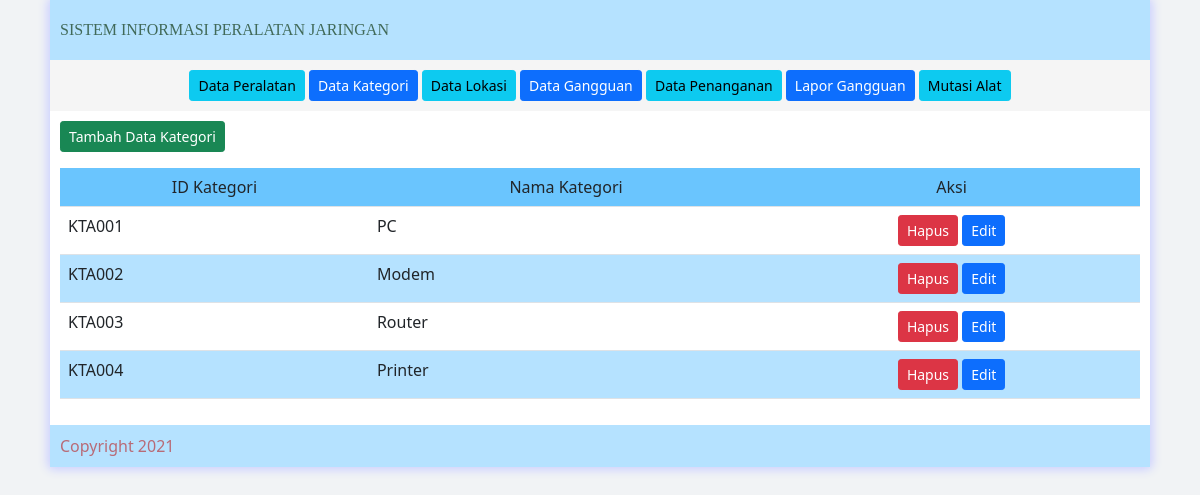
Before: /kategori with the older database file.
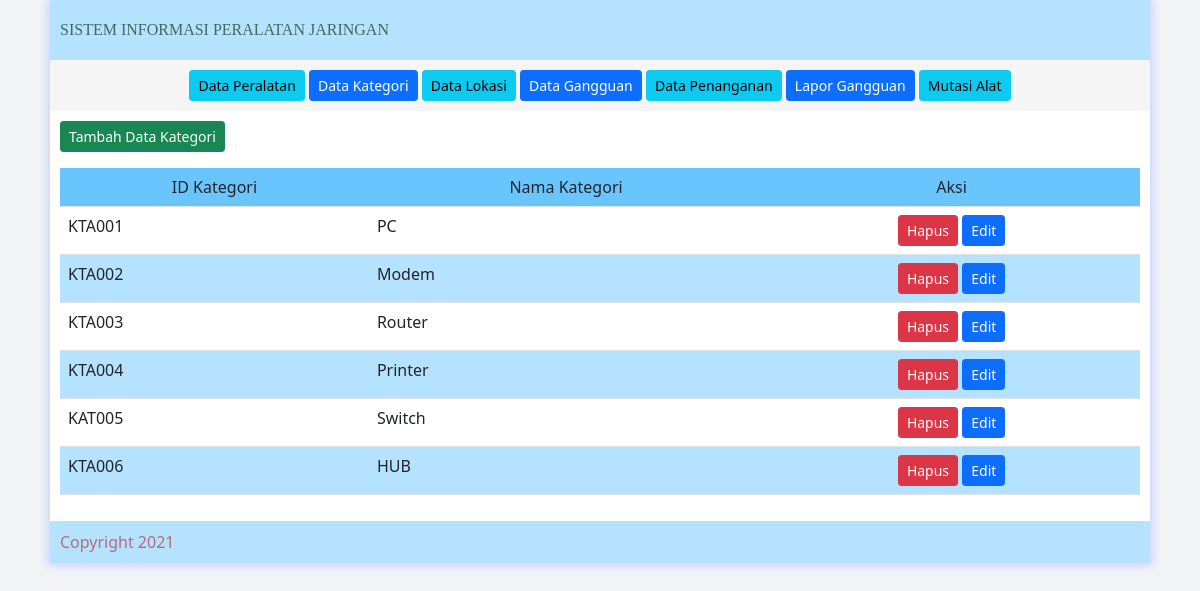
After: the same page with the newer database file.
### tables this page shows
CREATE TABLE `tblkategori` (
  `id_kategori` char(20) NOT NULL,
  `nama_kategori` varchar(50) NOT NULL
);

### view_data/kategori.php (the view)
<?php
	echo"<a class='btn btn-success btn-sm' href='tambahkategori'>Tambah Data Kategori</a><p>";
	include"db_link.php";
	$sql = mysqli_query($dblink,"SELECT * from tblkategori");
		echo"<div class='table-responsive'><table class='table table-hover'>
			<tr bgcolor=#6ac5fe>
				<td align='center'>ID Kategori</td>
				<td align='center'>Nama Kategori</td>
				<td align='center'>Aksi</td>
			</tr>";
		$i =0;
		while ($r=mysqli_fetch_array($sql,MYSQLI_ASSOC)){
  		$i++ ;
			if(($i % 2)==0)
				$bg="#b5e2ff" ;
			else
				$bg= "#fff";
			$xidk = isset($r['id_kategori']) ? $r['id_kategori'] : '';
			$xnk = isset($r['nama_kategori']) ? $r['nama_kategori'] : '';
		echo"<tr bgcolor=$bg>
				<td>$xidk</td>
				<td>$xnk</td>
				<td align='center'>
					<a class='btn btn-danger btn-sm' href='hapuskat-$xidk'>Hapus</a>
					<a class='btn btn-primary btn-sm' href='editkat-$xidk'>Edit</a>
				</td>
			</tr>";
		}
		echo"</table>";
?>

### index.php (shortened to what this page needs)
<html>
	<head>
		<link rel="stylesheet" type="text/css" href="view_data/style/style.css"/>
		<link rel="stylesheet" type="text/css" href="view_data/style/css/bootstrap.css">
		<link rel="stylesheet" type="text/css" href="view_data/style/css/select2.min.css">
	</head>
<body class="bgbody">
<center>
	<table border="0px" cellspacing="0px" cellpadding="10px" width="1100px" class="bordershadow">
		<tr>
			<td class="head_page"><a href="home">Sistem Informasi Peralatan Jaringan</a></td>
		</tr>
		<tr>
			<td align="center" valign="top" bgcolor="#f5f5f5">
					<a class='btn btn-info btn-sm' href='alat-1'>Data Peralatan</a>
					<a class='btn btn-primary btn-sm' href='kategori'>Data Kategori</a>
					<a class='btn btn-info btn-sm' href='lokasi'>Data Lokasi</a>
					<a class='btn btn-primary btn-sm' href='gangguan'>Data Gangguan</a>
					<a class='btn btn-info btn-sm' href='penanganan'>Data Penanganan</a>
					<a class='btn btn-primary btn-sm' href='lapor'>Lapor Gangguan</a>
					<a class='btn btn-info btn-sm' href='mutasi'>Mutasi Alat</a>
			</td>
		</tr>
		<tr>
			<td valign="top" class="content">
				<?php
					$slink=$_REQUEST['xlink'];
					if(isset($slink)){
						include"$slink";
					}else{
						include"view_data/home.php";
					}
				?>
			</td>
		</tr>
		<tr bgcolor="#b5e2ff">
			<td class="bottom_page">Copyright 2021</td>
		</tr>
	</table>
</center>
</body>
</html>

### view_data/style/style.css (style rules this page uses)
.bordershadow { border:solid 0px #6ac5fe; -moz-box-shadow: 0px 0px 10px 3px #ccd1ff; -webkit-box-shadow: 0px 0px 10px 3px #b3bafb; box-shadow: 0px 0px 10px 3px #ccd1ff; border-radius: 4px; }
.head_page { background-color:#b5e2ff; height:60px; }
.head_page a { display:block; text-decoration:none; color:#416a59; font-family:Gilroy ExtraBold; text-transform:uppercase; font-size:12pt; }
.bottom_page { color:#b86b77; }
.bgbody { background-color:#f1f3f5; }
.content { background-color:#ffffff; }

Changed rows visible on the page:
added tblkategori: id_kategori "KAT005", nama_kategori "Switch"
added tblkategori: id_kategori "KTA006", nama_kategori "HUB"
